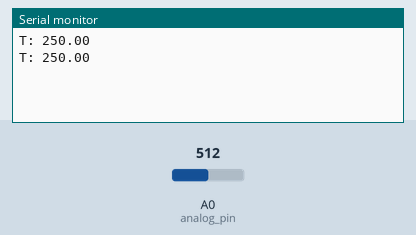
Bench run of a sketch on a simulated Arduino Uno, built with avr-gcc and run on an emulated ATmega328P. On the bench: the last lines printed to the serial monitor. The inputs (shaded band) are chosen by the test bench; at power-on: A0 (analog_pin) = 512.

Above: at 2.8 s.
2.9 s: A0 (analog_pin) set to 716
At 4.4 s:
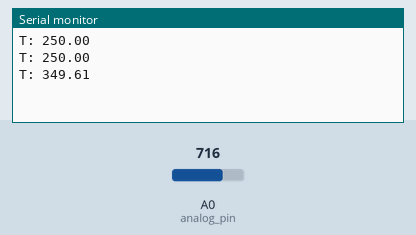
5.6 s: A0 (analog_pin) set to 900
At 7.1 s:
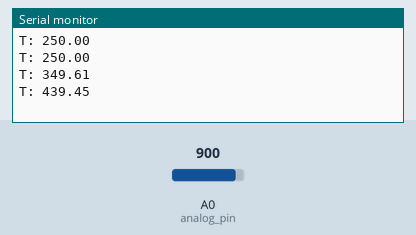
Timing chart, 0 to 8.6 s (numbered marks = the images above; inputs shaded):
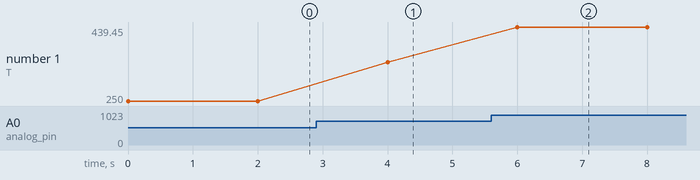

Measured:
- after the input at 2.9 s, the serial monitor: prints a new line after 1.1 s (image 1)
- after the input at 5.6 s, the serial monitor: prints a new line after 0.40 s (image 2)
- plotted number 1: 250 → 349.61 after the input at 2.9 s, 349.61 → 439.45 after the input at 5.6 s

The sketch:

lm35_prueba.ino
```cpp
int analog_pin = 0;
float temperatura;
void setup () {
  Serial.begin(9600);
}
void loop() {
  temperatura = analogRead(analog_pin);
  temperatura = 5.0*temperatura*100.0/1024.0;
  Serial.print("T: ");
  Serial.print(temperatura);
  Serial.print("\n");

  delay(2000);
}
```
